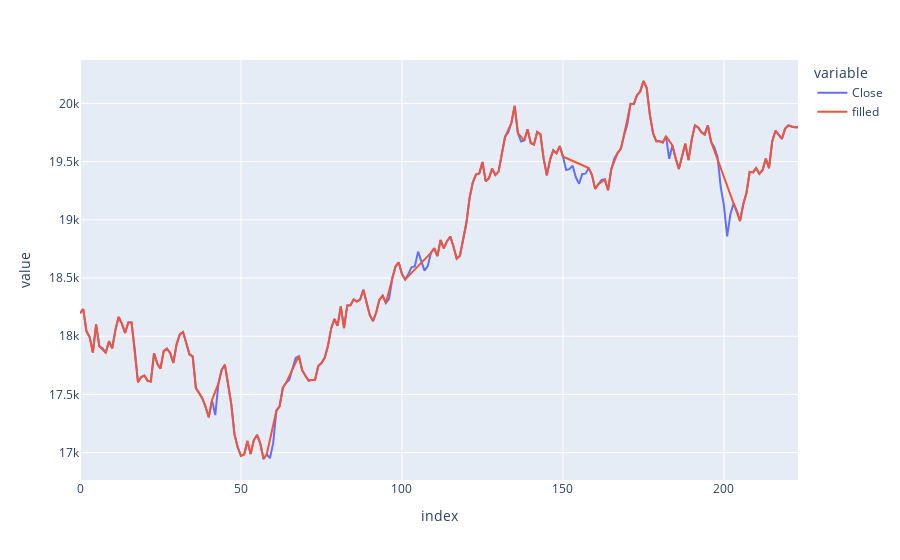

Notebook cell for this chart:
### Code cell
fig = px.line(data_frame=data, x=data.index, y=['Close'], height=500)
fig.add_scatter(x=data.index, y=data_missing['Close'].interpolate(method='linear'), name='filled')
fig.show()

### Figure 1 — Plotly figure (JSON) as saved in the notebook; plotly's stock layout.template omitted (floating-point values rounded to 4 significant figures; data arrays with more than 128 entries replaced by an {"elided": "..."} marker saying what was removed)
{"data": [{"hovertemplate": "variable=Close<br>index=%{x}<br>value=%{y}<extra></extra>", "legendgroup": "Close", "line": {"color": "#636efa", "dash": "solid"}, "marker": {"symbol": "circle"}, "mode": "lines", "name": "Close", "orientation": "v", "showlegend": true, "type": "scatter", "x": {"elided": "224 int values"}, "xaxis": "x", "y": {"elided": "224 float values"}, "yaxis": "y"}, {"name": "filled", "type": "scatter", "x": {"elided": "224 int values"}, "y": {"elided": "224 float values"}}], "layout": {"autosize": true, "legend": {"title": {"text": "variable"}, "tracegroupgap": 0}, "margin": {"t": 60}, "xaxis": {"anchor": "y", "autorange": true, "domain": [0, 1], "range": [0, 223], "title": {"text": "index"}, "type": "linear"}, "yaxis": {"anchor": "x", "autorange": true, "domain": [0, 1], "range": [16760.0, 20370.0], "title": {"text": "value"}, "type": "linear"}}}
